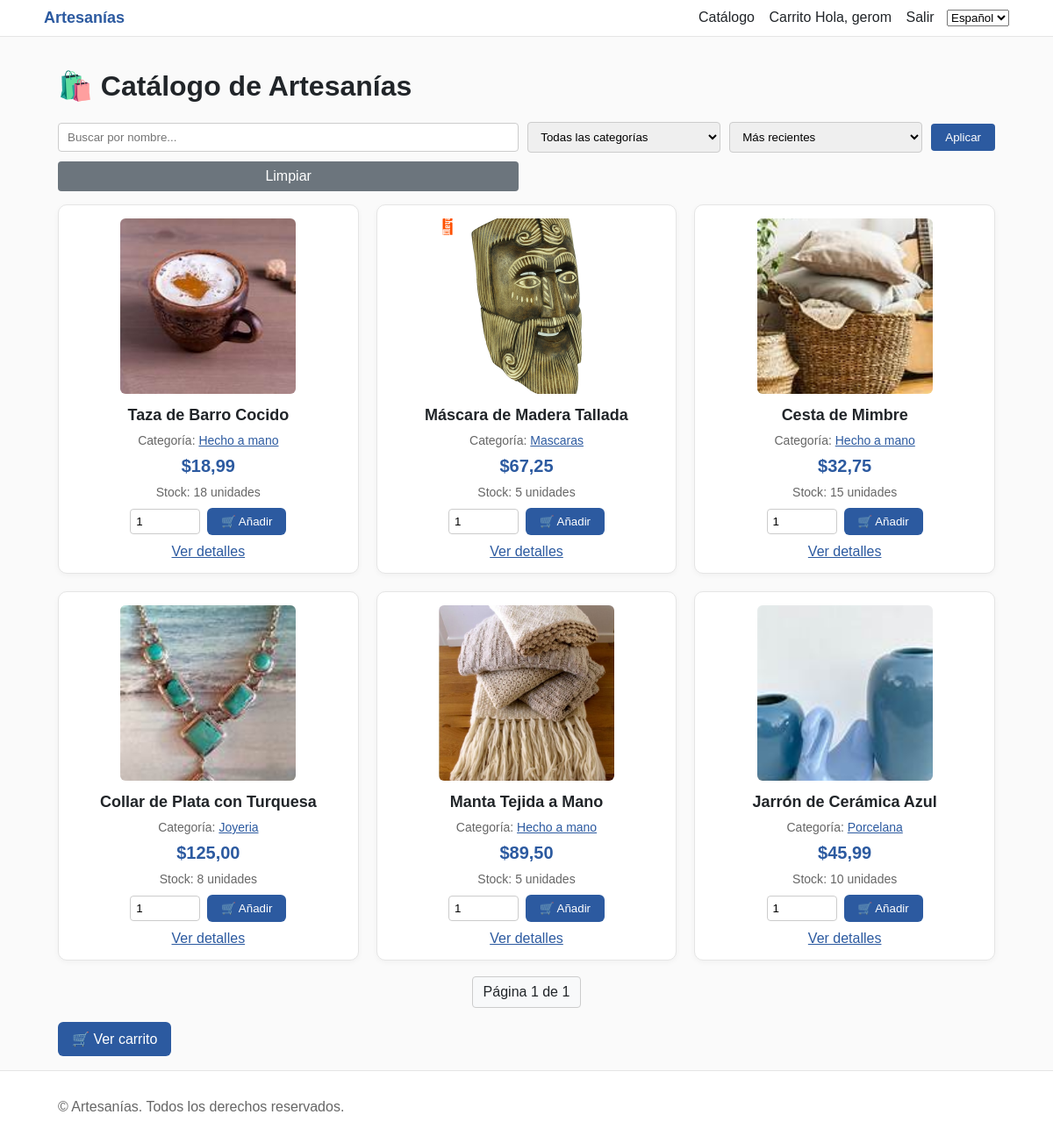
The page /es/ (signed in) on the database its author committed.
### store/models.py (models this page shows, shortened)
class Producto(models.Model):
    nombre = models.CharField(max_length=100)
    descripcion = models.TextField()
    precio = models.DecimalField(max_digits=10, decimal_places=2)
    imagen = models.ImageField(upload_to='productos/', blank=True, null=True)
    stock = models.PositiveIntegerField(default=0)
    fecha_creacion = models.DateTimeField(auto_now_add=True)
    categoria = models.ForeignKey('Categoria', null=True, blank=True, on_delete=models.SET_NULL)

class Categoria(models.Model):
    nombre = models.CharField(max_length=100, unique=True)
    descripcion = models.TextField(blank=True)
    fecha_creacion = models.DateTimeField(auto_now_add=True)

### store/views.py (the view)
# urls.py: path('', views.product_list, name='product_list'),
def product_list(request):
    q = request.GET.get('q', '').strip()
    categoria_id = request.GET.get('categoria')
    sort = request.GET.get('sort', 'recent')
    productos = Producto.objects.all()
    if q:
        productos = productos.filter(nombre__icontains=q)
    if categoria_id:
        productos = productos.filter(categoria_id=categoria_id)
    sort_map = {
        'recent': '-fecha_creacion',
        'price_asc': 'precio',
        'price_desc': '-precio',
        'name_asc': 'nombre',
        'name_desc': '-nombre',
    }
    productos = productos.order_by(sort_map.get(sort, '-fecha_creacion'))
    paginator = Paginator(productos, 12)
    page = request.GET.get('page')
    try:
        productos_page = paginator.page(page)
    except PageNotAnInteger:
        productos_page = paginator.page(1)
    except EmptyPage:
        productos_page = paginator.page(paginator.num_pages)
    categorias = Categoria.objects.all().order_by('nombre')
    contexto = {
        'productos': productos_page,
        'q': q,
        'categorias': categorias,
        'categoria_seleccionada': int(categoria_id) if categoria_id else None,
        'sort': sort,
        'page_obj': productos_page,
    }
    return render(request, 'store/product_list.html', contexto)

### templates/store/product_list.html (shortened to what this page needs)
{% extends 'base.html' %}
{% load i18n %}
{% block content %}
  <h1>🛍️ {% trans 'Catálogo de Artesanías' %}</h1>
  <form method="get" action="" style="margin: 15px 0; display: grid; grid-template-columns: 1fr 220px 220px auto; gap: 10px; align-items: center;">
    <input type="text" name="q" placeholder="{% trans 'Buscar por nombre...' %}" value="{{ q }}" style="padding: 8px 10px; border: 1px solid #ccc; border-radius: 4px;">
    <select name="categoria" style="padding: 8px 10px; border: 1px solid #ccc; border-radius: 4px;">
      <option value="">{% trans 'Todas las categorías' %}</option>
    </select>
    <select name="sort" style="padding: 8px 10px; border: 1px solid #ccc; border-radius: 4px;">
      <option value="recent" {% if sort == 'recent' %}selected{% endif %}>{% trans 'Más recientes' %}</option>
    </select>
    <button type="submit" style="padding: 8px 16px; background-color: #2c5aa0; color: white; border: none; border-radius: 4px; cursor: pointer;">{% trans 'Aplicar' %}</button>
    <a href="{% url 'product_list' %}" style="padding: 8px 12px; background-color: #6c757d; color: white; text-decoration: none; border-radius: 4px; text-align: center;">{% trans 'Limpiar' %}</a>
  </form>
  <div class="product-grid">
    {% for p in productos %}
      <div class="product-card">
        {% if p.imagen %}
          <img src="{{ p.imagen.url }}" alt="{{ p.nombre }}" class="product-image" loading="lazy" width="200" height="200">
        {% else %}
          <div class="no-image">📷 Sin imagen</div>
        {% endif %}
        <div class="product-name">{{ p.nombre }}</div>
        {% if p.categoria %}
        <div class="product-stock" style="margin-bottom: 6px;">
          {% trans 'Categoría' %}: <a href="?categoria={{ p.categoria.id }}&q={{ q }}&sort={{ sort }}" style="color:#2c5aa0;">{{ p.categoria.nombre }}</a>
        </div>
        {% endif %}
        <div class="product-price">${{ p.precio }}</div>
        {% if p.stock > 0 %}
        <div class="product-stock">{% trans 'Stock' %}: {{ p.stock }} {% trans 'unidades' %}</div>
        {% else %}
        <div class="product-stock" style="color:#dc3545; font-weight:bold;">{% trans 'Sin stock' %}</div>
        {% endif %}
        {% if user.is_authenticated %}
          {% if p.stock > 0 %}
            <form method="post" action="{% url 'add_to_cart' p.pk %}" style="margin-top: 10px; display:flex; gap:8px; justify-content:center; align-items:center;">
              <input type="number" name="cantidad" value="1" min="1" max="{{ p.stock }}" style="width:80px; padding:6px; border:1px solid #ccc; border-radius:4px;">
              <button type="submit" class="add-to-cart-btn">🛒 {% trans 'Añadir' %}</button>
            </form>
          {% else %}
            <p style="color:#dc3545; font-weight:bold;">{% trans 'Sin stock' %}</p>
          {% endif %}
        {% else %}
          <p style="color: #666; font-size: 14px;">{% trans 'Inicia sesión para comprar' %}</p>
        {% endif %}
        <a href="{% url 'product_detail' p.pk %}?next={{ request.get_full_path|urlencode }}" style="display: block; margin-top: 10px; color: #2c5aa0;">{% trans 'Ver detalles' %}</a>
      </div>
    {% empty %}
      <div style="grid-column: 1 / -1; text-align: center; padding: 40px;">
        <h2>{% trans 'No hay productos disponibles' %}</h2>
        <p>{% trans 'Vuelve más tarde para ver nuestros productos de artesanías.' %}</p>
      </div>
    {% endfor %}
  </div>
  {% if page_obj %}
  <div style="margin-top: 18px; display:flex; justify-content:center; gap:8px;">
    <span style="padding:8px 12px; border:1px solid #ccc; border-radius:4px; background:#f8f9fa;">{% trans 'Página' %} {{ page_obj.number }} {% trans 'de' %} {{ page_obj.paginator.num_pages }}</span>
  </div>
  {% endif %}
  {% if user.is_authenticated %}
    <a href="{% url 'view_cart' %}?next={{ request.get_full_path|urlencode }}" class="btn btn-primary" style="margin-top:16px; display:inline-block;">🛒 {% trans 'Ver carrito' %}</a>
  {% endif %}
{% endblock %}

### templates/base.html (shortened to what this page needs)
{% load static %}
<!doctype html>
<html>
<head>
  {% load i18n %}
</head>
<body>
  <header>
    <div class="container nav">
      <a class="brand" href="{% url 'product_list' %}">Artesanías</a>
      <nav class="nav-links">
        <a href="{% url 'product_list' %}">{% trans 'Catálogo' %}</a>
        <a href="{% url 'view_cart' %}?next={{ request.get_full_path|urlencode }}">{% trans 'Carrito' %}</a>
        {% if user.is_authenticated %}
          <span class="hide-mobile">Hola, {{ user.username }}</span>
          <a href="{% url 'logout' %}">Salir</a>
        {% else %}
          <a href="{% url 'login' %}?next={{ request.get_full_path|urlencode }}">{% trans 'Ingresar' %}</a>
          <a href="{% url 'register' %}?next={{ request.get_full_path|urlencode }}">{% trans 'Crear cuenta' %}</a>
        {% endif %}
        <form id="langForm" action="{% url 'set_language' %}" method="post" style="display:inline-block; margin-left:10px;">
          <select id="langSelect" name="language">
            {% get_current_language as LANGUAGE_CODE %}
            {% get_available_languages as LANGUAGES %}
            {% for code, name in LANGUAGES %}
              <option value="{{ code }}" {% if code == LANGUAGE_CODE %}selected{% endif %}>{{ name }}</option>
            {% endfor %}
          </select>
        </form>
      </nav>
    </div>
  </header>
  <main>
    <div class="container">
      {% block content %}{% endblock %}
    </div>
  </main>
  <footer>
    <div class="container">
      <div>&copy; {{ now|default:"" }} Artesanías. Todos los derechos reservados.</div>
    </div>
  </footer>
</body>
</html>

### templates/base.html (style rules this page uses)
:root { --primary:#2c5aa0; --primary-dark:#1e3d6f; --success:#28a745; --danger:#dc3545; --muted:#6c757d; }
* { box-sizing: border-box; }
html, body { margin:0; padding:0; font-family: Arial, sans-serif; background:#fafafa; color:#212529; }
a { color: var(--primary); }
.container { max-width: 1100px; margin: 0 auto; padding: 16px; }
header { background:#fff; border-bottom:1px solid #e5e5e5; position: sticky; top:0; z-index: 10; }
.nav { display:flex; align-items:center; justify-content: space-between; gap:12px; padding: 10px 0; }
.brand { font-weight:bold; color: var(--primary); text-decoration:none; font-size: 18px; }
.nav-links a { margin-left:12px; text-decoration:none; color:#212529; }
main { min-height: calc(100vh - 140px); }
footer { background:#fff; border-top:1px solid #e5e5e5; padding: 16px 0; color:#666; }
.btn { padding:10px 16px; border:none; border-radius:6px; cursor:pointer; display:inline-block; text-decoration:none; }
.btn-primary { background: var(--primary); color:#fff; }

### templates/store/product_list.html (style rules this page uses)
.product-grid { display: grid; grid-template-columns: repeat(auto-fit, minmax(280px, 1fr)); gap: 20px; }
.product-card { background:#fff; border: 1px solid #e5e5e5; padding: 15px; border-radius: 10px; text-align: center; box-shadow: 0 2px 6px rgba(0,0,0,0.04); }
.product-image { max-width: 200px; max-height: 200px; object-fit: cover; border-radius: 6px; }
.product-name { font-size: 18px; font-weight: bold; margin: 10px 0; }
.product-price { font-size: 20px; color: #2c5aa0; font-weight: bold; margin: 10px 0; }
.product-stock { color: #666; font-size: 14px; }
.add-to-cart-btn { background-color: #2c5aa0; color: white; padding: 8px 16px; border: none; border-radius: 6px; cursor: pointer; }

### rows shown on the page
Producto: imagen (picture), nombre "Taza de Barro Cocido", categoria.nombre "Hecho a mano", precio "18,99", stock "18"
Producto: imagen (picture), nombre "Máscara de Madera Tallada", categoria.nombre "Mascaras", precio "67,25", stock "5"
Producto: imagen (picture), nombre "Cesta de Mimbre", categoria.nombre "Hecho a mano", precio "32,75", stock "15"
Producto: imagen (picture), nombre "Collar de Plata con Turquesa", categoria.nombre "Joyeria", precio "125,00", stock "8"
Producto: imagen (picture), nombre "Manta Tejida a Mano", categoria.nombre "Hecho a mano", precio "89,50", stock "5"
Producto: imagen (picture), nombre "Jarrón de Cerámica Azul", categoria.nombre "Porcelana", precio "45,99", stock "10"

### other values the page prints
{{ user.username }} "gerom"
{{ page_obj.number }} "1"
{{ page_obj.paginator.num_pages }} "1"
form field language "Español"
